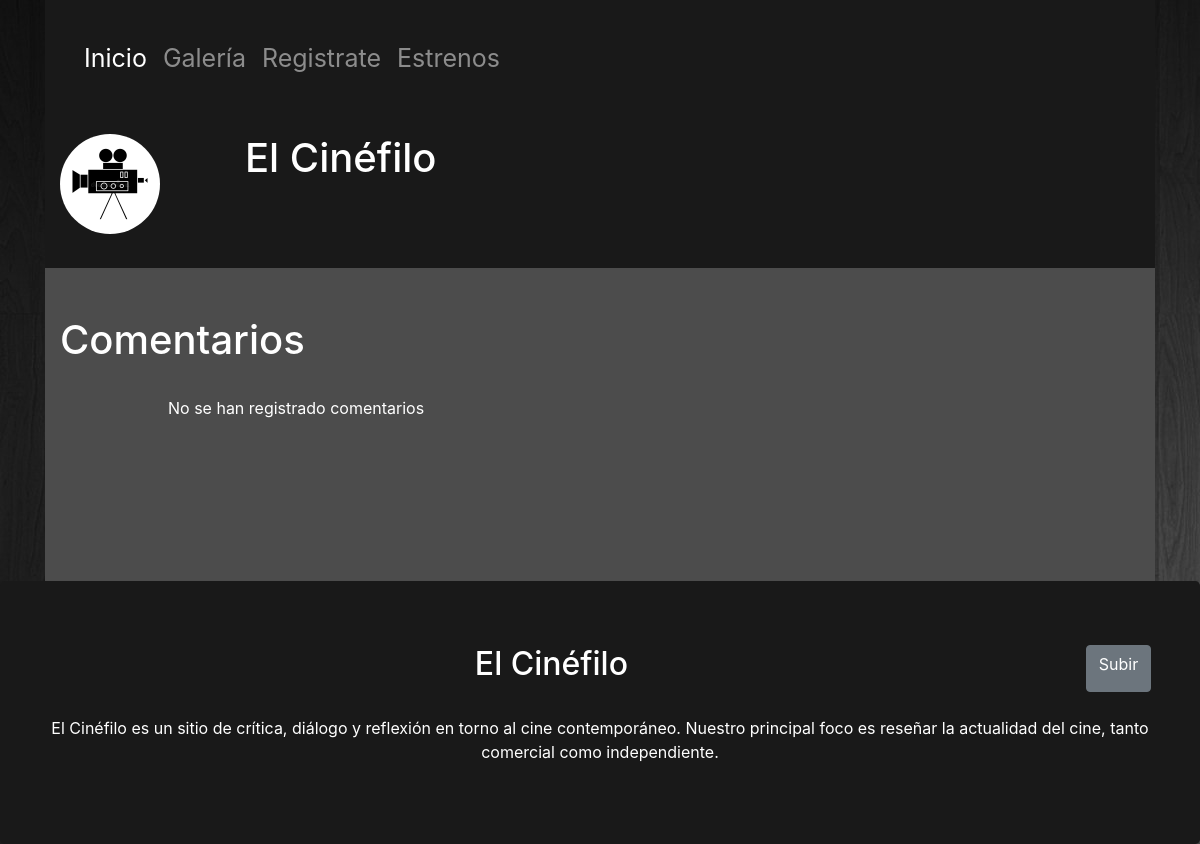
The page /peliculas/comentario/endgame on the database as committed earlier.
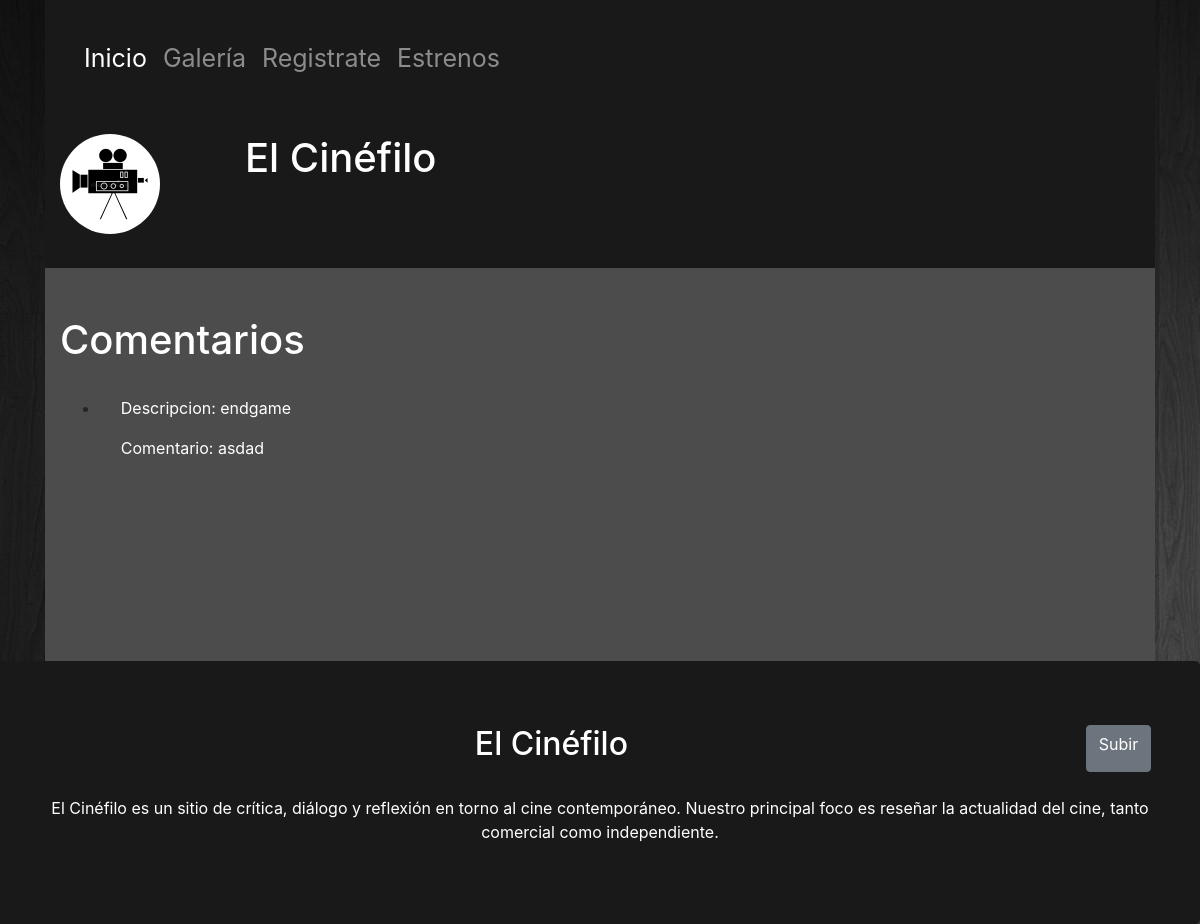
The same page on the database as committed later.
### peliculas/models.py (models this page shows, shortened)
class ComentarioEndgame(models.Model):
    id = models.AutoField(primary_key=True)
    descripcion = models.CharField(max_length=50)
    comentario = models.TextField(max_length=1000)
    fecha = models.DateField(null=True, blank=True)
    class Meta:
        ordering = ['fecha']
    def get_absolute_url(self):
        return reverse('comentarioEndgame-detail', args=[str(self.id)])

### peliculas/views.py (the view)
# urls.py: path('comentario/endgame', views.EndgameListView.as_view(), name='comentarioendgame'),
class EndgameListView(generic.ListView):
    model = ComentarioEndgame
    paginate_by = 10
    queryset = ComentarioEndgame.objects.all()

### peliculas/templates/peliculas/comentarioendgame_list.html
{% extends "base_generic.html" %}
{% block content %}
	<div class="container cuerpo" style="margin-bottom: -2%;">
	<br><br>
	<h1>Comentarios</h1>
	<br>
	{% if comentarioendgame_list %}
		<ul>
			{% for coment in comentarioendgame_list %}
			<li>
				<p class="letra-cuerpo" style="margin-left: 2%;!important">Descripcion: <a href="{{coment.get_absolute_url}}"> {{ coment.descripcion }} </a></p>
				<p class="letra-cuerpo" style="margin-left: 2%;!important">Comentario: {{coment.comentario}}</p><br><br><br><br><br><br><br><br>
			</li>
			{% endfor %}
		</ul>
	{% else %}
		<p class="letra-cuerpo">No se han registrado comentarios</p><br><br><br><br><br><br><br>
	{% endif %}
	</div>
{% endblock %}

Rows that differ between the two databases and show on the page:
added ComentarioEndgame: descripcion "endgame", comentario "asdad"
Other text that changed with them:
text no longer shown: "No se han registrado comentarios"
